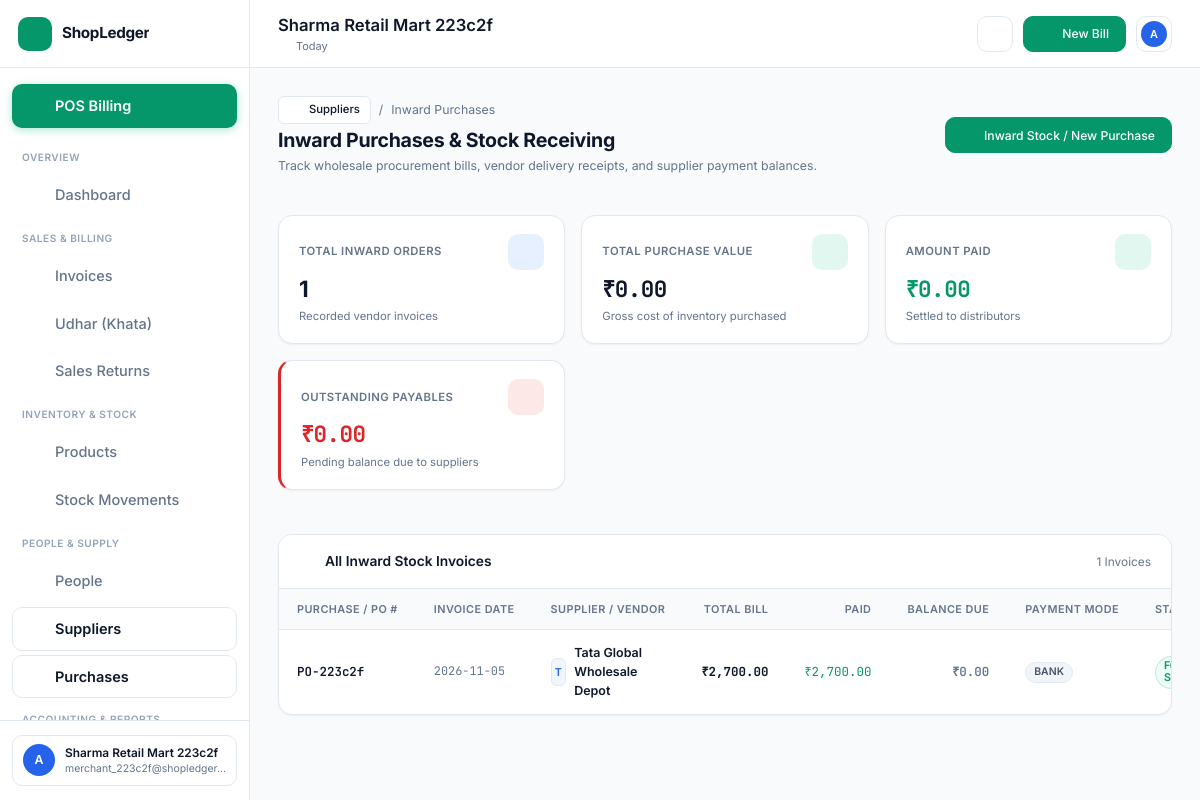
Screenshot of /purchases (signed in) with the database file from the repository.
### tables this page shows
CREATE TABLE businesses (
        id INTEGER PRIMARY KEY AUTOINCREMENT,
        owner_id INTEGER NOT NULL,
        name TEXT NOT NULL,
        category TEXT DEFAULT 'retail',
        phone TEXT,
        email TEXT,
        address TEXT,
        gstin TEXT,
        currency TEXT DEFAULT '₹',
        invoice_prefix TEXT DEFAULT 'INV-',
        tax_enabled INTEGER DEFAULT 1,
        default_tax_rate REAL DEFAULT 0.0,
        terms_conditions TEXT DEFAULT 'Thank you for your business! Goods once sold cannot be returned without bill.',
        created_at TIMESTAMP DEFAULT CURRENT_TIMESTAMP,
        FOREIGN KEY (owner_id) REFERENCES users(id) ON DELETE CASCADE
    );

CREATE TABLE purchases (
        id INTEGER PRIMARY KEY AUTOINCREMENT,
        business_id INTEGER NOT NULL,
        purchase_number TEXT NOT NULL,
        supplier_id INTEGER,
        supplier_name TEXT,
        total_amount REAL NOT NULL,
        paid_amount REAL DEFAULT 0.0,
        payment_method TEXT DEFAULT 'cash',
        notes TEXT,
        created_at TIMESTAMP DEFAULT CURRENT_TIMESTAMP,
        FOREIGN KEY (business_id) REFERENCES businesses(id) ON DELETE CASCADE,
        FOREIGN KEY (supplier_id) REFERENCES suppliers(id) ON DELETE SET NULL
    );

### routes/supplier_routes.py (the view)
@supplier_bp.route("/purchases")
def list_purchases():
    if "user_id" not in session:
        return redirect(url_for("auth.login"))
    biz_id = session.get("business_id")
    purchases = get_purchases(biz_id)
    business = get_business_by_id(biz_id)
    return render_template(
        "suppliers/purchases.html",
        purchases=purchases,
        business=business
    )

### app.py (called while the page is built)
@app.context_processor
def inject_global_data():
    from flask import session
    biz_id = session.get("business_id")
    if biz_id:
        try:
            from services.udhar_service import get_notifications
            notifs = get_notifications(biz_id, status_filter="unread", limit=1)
            return {"unread_notifications_count": notifs.get("unread_count", 0)}
        except Exception:
            return {"unread_notifications_count": 0}
    return {"unread_notifications_count": 0}

### models/database.py (called while the page is built)
def get_db_connection():
    conn = sqlite3.connect(DB_PATH)
    conn.row_factory = sqlite3.Row
    conn.execute("PRAGMA foreign_keys = ON;")
    return conn

### services/business_service.py (called while the page is built)
def get_business_by_id(business_id):
    if not business_id:
        return None
    conn = get_db_connection()
    biz = conn.execute("SELECT * FROM businesses WHERE id = ?", (business_id,)).fetchone()
    conn.close()
    return dict(biz) if biz else None

### services/supplier_service.py (called while the page is built)
def get_purchases(business_id, limit=50):
    conn = get_db_connection()
    rows = conn.execute("""
    SELECT p.*,
           ROUND(p.total_amount - p.paid_amount, 2) as balance_amount,
           s.name as supplier_name,
           s.phone as supplier_phone,
           (SELECT COUNT(*) FROM purchase_items WHERE purchase_id = p.id) as item_count
    FROM purchases p
    LEFT JOIN suppliers s ON p.supplier_id = s.id
    WHERE p.business_id = ?
    ORDER BY p.created_at DESC
    LIMIT ?
    """, (business_id, limit)).fetchall()
    conn.close()
    return [dict(r) for r in rows]

### templates/suppliers/purchases.html (shortened to what this page needs)
{% extends "base.html" %}
{% block content %}
<div class="content-header">
  <div>
    <div style="display: flex; align-items: center; gap: 8px; margin-bottom: 4px;">
      <a href="{{ url_for('suppliers.index') }}" class="btn btn-secondary btn-sm">
        <i data-lucide="arrow-left" style="width: 14px; height: 14px;"></i> Suppliers
      </a>
      <span style="color: var(--text-muted); font-size: 0.85rem;">/</span>
      <span style="color: var(--text-muted); font-size: 0.85rem;">Inward Purchases</span>
    </div>
    <h1 class="page-title">Inward Purchases & Stock Receiving</h1>
    <p class="page-subtitle">Track wholesale procurement bills, vendor delivery receipts, and supplier payment balances.</p>
  </div>
  <div>
    <a href="{{ url_for('suppliers.new_purchase') }}" class="btn btn-primary">
      <i data-lucide="plus" style="width: 16px; height: 16px;"></i> Inward Stock / New Purchase
    </a>
  </div>
</div>
{% set total_purchase_val = 0.0 %}
{% set total_paid_val = 0.0 %}
{% set total_due_val = 0.0 %}
{% for p in purchases %}
  {% set total_purchase_val = total_purchase_val + (p.total_amount or 0.0) %}
  {% set total_paid_val = total_paid_val + (p.paid_amount or 0.0) %}
  {% set total_due_val = total_due_val + (p.balance_amount or 0.0) %}
{% endfor %}
<div class="kpi-grid">
  <div class="kpi-card">
    <div class="kpi-header">
      <span class="kpi-title">Total Inward Orders</span>
      <div class="kpi-icon" style="background: rgba(59, 130, 246, 0.12); color: #3B82F6;">
        <i data-lucide="shopping-bag" style="width: 20px; height: 20px;"></i>
      </div>
    </div>
    <div class="kpi-value">{{ purchases|length }}</div>
    <div class="kpi-meta">Recorded vendor invoices</div>
  </div>
  <div class="kpi-card">
    <div class="kpi-header">
      <span class="kpi-title">Total Purchase Value</span>
      <div class="kpi-icon" style="background: rgba(16, 185, 129, 0.12); color: #10B981;">
        <i data-lucide="indian-rupee" style="width: 20px; height: 20px;"></i>
      </div>
    </div>
    <div class="kpi-value" style="font-family: 'JetBrains Mono', monospace;">{{ business.currency }}{{ "{:,.2f}".format(total_purchase_val) }}</div>
    <div class="kpi-meta">Gross cost of inventory purchased</div>
  </div>
  <div class="kpi-card">
    <div class="kpi-header">
      <span class="kpi-title">Amount Paid</span>
      <div class="kpi-icon" style="background: rgba(16, 185, 129, 0.12); color: #10B981;">
        <i data-lucide="check-circle" style="width: 20px; height: 20px;"></i>
      </div>
    </div>
    <div class="kpi-value" style="color: var(--accent-green); font-family: 'JetBrains Mono', monospace;">{{ business.currency }}{{ "{:,.2f}".format(total_paid_val) }}</div>
    <div class="kpi-meta">Settled to distributors</div>
  </div>
  <div class="kpi-card" style="border-left: 3px solid var(--accent-red);">
    <div class="kpi-header">
      <span class="kpi-title">Outstanding Payables</span>
      <div class="kpi-icon" style="background: rgba(239, 68, 68, 0.12); color: #EF4444;">
        <i data-lucide="alert-circle" style="width: 20px; height: 20px;"></i>
      </div>
    </div>
    <div class="kpi-value" style="color: var(--accent-red); font-family: 'JetBrains Mono', monospace;">{{ business.currency }}{{ "{:,.2f}".format(total_due_val) }}</div>
    <div class="kpi-meta">Pending balance due to suppliers</div>
  </div>
</div>
<div class="card" style="padding: 0; overflow: hidden;">
  <div style="padding: 16px 20px; border-bottom: 1px solid var(--border-color); display: flex; justify-content: space-between; align-items: center; background: #FFFFFF;">
    <h3 style="font-size: 0.95rem; font-weight: 600; display: flex; align-items: center; gap: 8px;">
      <i data-lucide="shopping-bag" style="width: 18px; height: 18px; color: var(--accent-green);"></i>
      All Inward Stock Invoices
    </h3>
    <span style="font-size: 0.82rem; color: var(--text-muted);">{{ purchases|length }} Invoices</span>
  </div>
  <div class="table-container">
    <table class="data-table">
      <thead>
        <tr>
          <th>Purchase / PO #</th>
          <th>Invoice Date</th>
          <th>Supplier / Vendor</th>
          <th style="text-align: right;">Total Bill</th>
          <th style="text-align: right;">Paid</th>
          <th style="text-align: right;">Balance Due</th>
          <th>Payment Mode</th>
          <th>Status</th>
        </tr>
      </thead>
      <tbody>
        {% if purchases %}
          {% for p in purchases %}
          <tr>
            <td>
              <span style="font-family: 'JetBrains Mono', monospace; font-weight: 600; color: var(--text-main);">
                {{ p.purchase_number }}
              </span>
            </td>
            <td style="font-size: 0.82rem; color: var(--text-muted); font-family: 'JetBrains Mono', monospace;">
              {{ p.created_at[:10] if p.created_at else '' }}
            </td>
            <td>
              <div style="display: flex; align-items: center; gap: 8px;">
                <div style="width: 28px; height: 28px; border-radius: var(--radius-sm); background: #EFF6FF; border: 1px solid var(--border-color); display: flex; align-items: center; justify-content: center; color: #2563EB; font-weight: 600; font-size: 0.75rem;">
                  {{ (p.supplier_name or 'D')[0]|upper }}
                </div>
                <div style="font-weight: 600; color: var(--text-main);">
                  {{ p.supplier_name or 'Direct Purchase / Counter' }}
                </div>
              </div>
            </td>
            <td style="text-align: right; font-weight: 700; font-family: 'JetBrains Mono', monospace; color: var(--text-main);">
              {{ business.currency }}{{ "{:,.2f}".format(p.total_amount) }}
            </td>
            <td style="text-align: right; font-family: 'JetBrains Mono', monospace; color: var(--accent-green);">
              {{ business.currency }}{{ "{:,.2f}".format(p.paid_amount) }}
            </td>
            <td style="text-align: right; font-family: 'JetBrains Mono', monospace; font-weight: 600; color: {% if p.balance_amount > 0 %}var(--accent-red){% else %}var(--text-muted){% endif %};">
              {{ business.currency }}{{ "{:,.2f}".format(p.balance_amount) }}
            </td>
            <td>
              <span class="badge" style="background: #F1F5F9; border: 1px solid var(--border-color); text-transform: uppercase; font-size: 0.72rem; color: #475569;">
                {{ p.payment_method }}
              </span>
            </td>
            <td>
              {% if p.status == 'received' or p.balance_amount == 0 %}
                <span class="badge badge-paid">Fully Settled</span>
              {% else %}
                <span class="badge badge-partial">Credit / Dues</span>
              {% endif %}
            </td>
          </tr>
          {% endfor %}
        {% endif %}
      </tbody>
    </table>
  </div>
</div>
{% endblock %}

### templates/base.html (shortened to what this page needs)
<!DOCTYPE html>
<html lang="en" data-theme="light">
<head>
  <link rel="stylesheet" href="{{ url_for('static', filename='fintech.css') }}">
</head>
<body>
  <div class="app-layout">
    <aside class="sidebar" id="main-sidebar">
      <div class="sidebar-header">
        <a href="{{ url_for('dashboard.index') }}" class="brand-wrapper">
          <div class="brand-logo">
            <i data-lucide="store" style="width: 20px; height: 20px;"></i>
          </div>
          <span class="brand-name">ShopLedger</span>
        </a>
        <button class="sidebar-collapse-btn" id="sidebar-collapse-btn" title="Toggle Sidebar">
          <i data-lucide="chevron-left" style="width: 16px; height: 16px;"></i>
        </button>
      </div>
      <nav class="sidebar-nav">
        <a href="{{ url_for('pos.index') }}" class="nav-link pos-nav-highlight" style="margin-bottom: 8px;">
          <i data-lucide="zap" class="nav-icon"></i>
          <span class="nav-label">POS Billing</span>
        </a>
        <span class="nav-section-title">Overview</span>
        <a href="{{ url_for('dashboard.index') }}" class="nav-link {% if request.endpoint == 'dashboard.index' %}active{% endif %}">
          <i data-lucide="layout-dashboard" class="nav-icon"></i>
          <span class="nav-label">Dashboard</span>
        </a>
        <span class="nav-section-title">Sales & Billing</span>
        <a href="{{ url_for('invoices.list_invoices') }}" class="nav-link {% if 'invoice' in request.endpoint %}active{% endif %}">
          <i data-lucide="receipt" class="nav-icon"></i>
          <span class="nav-label">Invoices</span>
        </a>
        <a href="{{ url_for('udhar.index') }}" class="nav-link {% if 'udhar' in request.endpoint %}active{% endif %}">
          <i data-lucide="book-open-check" class="nav-icon"></i>
          <span class="nav-label">Udhar (Khata)</span>
        </a>
        <a href="{{ url_for('returns.index') }}" class="nav-link {% if 'return' in request.endpoint %}active{% endif %}">
          <i data-lucide="rotate-ccw" class="nav-icon"></i>
          <span class="nav-label">Sales Returns</span>
        </a>
        <span class="nav-section-title">Inventory & Stock</span>
        <a href="{{ url_for('inventory.list_products') }}" class="nav-link {% if 'inventory' in request.endpoint and 'movement' not in request.endpoint %}active{% endif %}">
          <i data-lucide="package" class="nav-icon"></i>
          <span class="nav-label">Products</span>
        </a>
        <a href="{{ url_for('inventory.stock_history') }}" class="nav-link {% if 'movement' in request.endpoint %}active{% endif %}">
          <i data-lucide="history" class="nav-icon"></i>
          <span class="nav-label">Stock Movements</span>
        </a>
        <span class="nav-section-title">People & Supply</span>
        <a href="{{ url_for('customers.index') }}" class="nav-link {% if 'customer' in request.endpoint %}active{% endif %}">
          <i data-lucide="users" class="nav-icon"></i>
          <span class="nav-label">People</span>
        </a>
        <a href="{{ url_for('suppliers.index') }}" class="nav-link {% if 'supplier' in request.endpoint %}active{% endif %}">
          <i data-lucide="truck" class="nav-icon"></i>
          <span class="nav-label">Suppliers</span>
        </a>
        <a href="{{ url_for('suppliers.list_purchases') }}" class="nav-link {% if 'purchase' in request.endpoint %}active{% endif %}">
          <i data-lucide="shopping-bag" class="nav-icon"></i>
          <span class="nav-label">Purchases</span>
        </a>
        <span class="nav-section-title">Accounting & Reports</span>
      </nav>
      <div class="sidebar-footer">
        <div class="user-profile-snippet">
          <div class="user-avatar">
            {{ session.get('user_name', 'U')[0]|upper }}
          </div>
          <div class="user-meta">
            <span class="user-name">{{ session.get('business_name', 'My Shop') }}</span>
            <span class="user-role">{{ session.get('user_email', '') }}</span>
          </div>
        </div>
      </div>
    </aside>
    <div class="main-wrapper">
      <header class="topbar">
        <div class="topbar-left">
          <div>
            <h1 class="welcome-title">{{ session.get('business_name', 'ShopLedger') }}</h1>
            <div class="current-date">
              <i data-lucide="calendar" style="width: 13px; height: 13px;"></i>
              <span id="current-date-display">Today</span>
            </div>
          </div>
        </div>
        <div class="topbar-right">
          <a href="{{ url_for('udhar.notifications_view') }}" class="action-icon-btn" title="Udhar Reminders & Notifications" style="position: relative; text-decoration: none; display: flex; align-items: center; justify-content: center; width: 36px; height: 36px; border-radius: var(--radius-md); border: 1px solid var(--border-color); background: var(--bg-surface); color: var(--text-main);">
            <i data-lucide="bell" style="width: 17px; height: 17px;"></i>
          </a>
          <a href="{{ url_for('pos.index') }}" class="btn-primary" style="text-decoration: none;">
            <i data-lucide="plus" style="width: 16px; height: 16px;"></i>
            <span class="btn-text">New Bill</span>
          </a>
          <div class="profile-dropdown-wrapper">
            <button class="action-icon-btn" id="profile-dropdown-trigger" title="Account settings">
              <div class="user-avatar" style="width: 26px; height: 26px; font-size: 0.75rem;">
                {{ session.get('user_name', 'U')[0]|upper }}
              </div>
            </button>
          </div>
        </div>
      </header>
      <main class="dashboard-content">
        {% block content %}{% endblock %}
      </main>
    </div>
  </div>
</body>
</html>

### templates/base.html (style rules this page uses)
.pos-nav-highlight { background: var(--accent-green) !important; color: #FFFFFF !important; font-weight: 600 !important; box-shadow: 0 2px 8px rgba(16, 185, 129, 0.35); }
.pos-nav-highlight .nav-icon { color: #FFFFFF !important; }
.badge-paid { background: var(--accent-green-bg); color: var(--accent-green-text); }

### rows the page displays
businesses: get "Sharma Retail Mart 223c2f", currency "₹"
purchases: purchase_number "PO-223c2f", created_at "2026-11-05", supplier_name "T", supplier_name "Tata Global Wholesale Depot", total_amount "2,700.00", paid_amount "2,700.00", balance_amount "0.00", payment_method "BANK"

### other values shown
{{ session.get('user_name', 'U')[0]|upper }} "A"
{{ session.get('user_email', '') }} "merchant_223c2f@shopledger…"
{{ purchases|length }} "1"
{{ "{:,.2f}".format(total_purchase_val) }} "0.00"
{{ "{:,.2f}".format(total_paid_val) }} "0.00"
{{ "{:,.2f}".format(total_due_val) }} "0.00"
